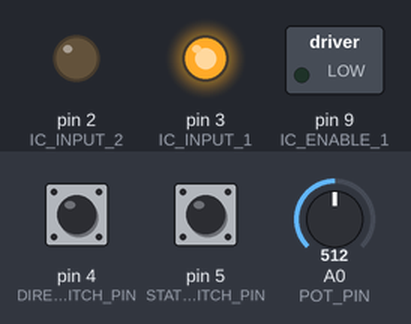
This sketch was run on a simulated Arduino Uno, built with avr-gcc and run on an emulated ATmega328P. Parts: switched loads named in the sketch (green lamp = pin HIGH), output pins drawn as LEDs (lit = HIGH). The inputs (shaded band) are chosen by the test bench; at power-on: pin 4 (DIRECTION_SWITCH_PIN) LOW, pin 5 (STATE_SWITCH_PIN) LOW, A0 (POT_PIN) = 512.

Above: at 1.2 s.
1.3 s: pin 4 (DIRECTION_SWITCH_PIN) pulled HIGH for 0.15 s
At 2.2 s:
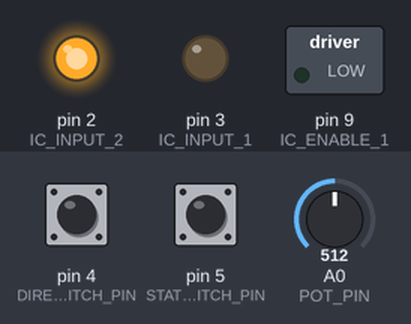
2.9 s: pin 5 (STATE_SWITCH_PIN) pulled HIGH for 0.15 s
At 3.4 s:
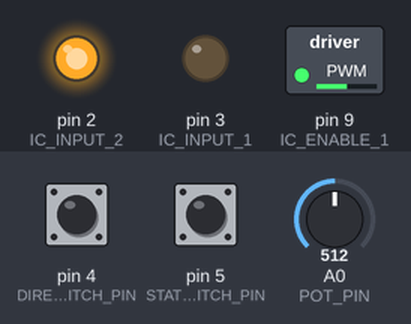
4.5 s: A0 (POT_PIN) set to 716
At 5.7 s:
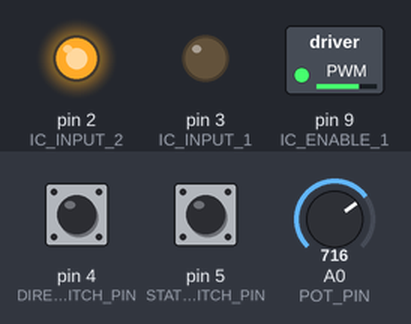
6.0 s: A0 (POT_PIN) set to 900
At 7.0 s:
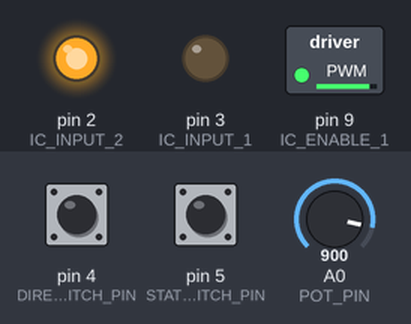
7.5 s: pin 4 (DIRECTION_SWITCH_PIN) pulled HIGH for 1 s
At 8.1 s:
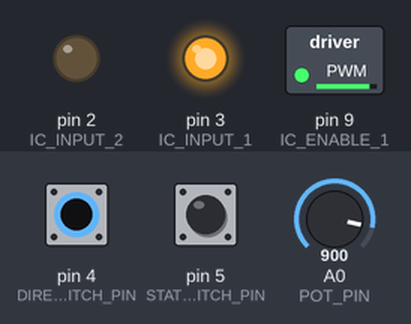
10.0 s: A0 (POT_PIN) set to 511
At 11.2 s:
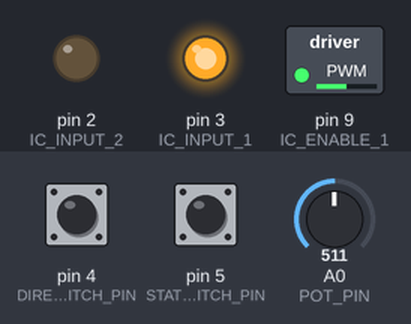
Timing chart, 0 to 12.5 s (numbered marks = the images above; inputs shaded):
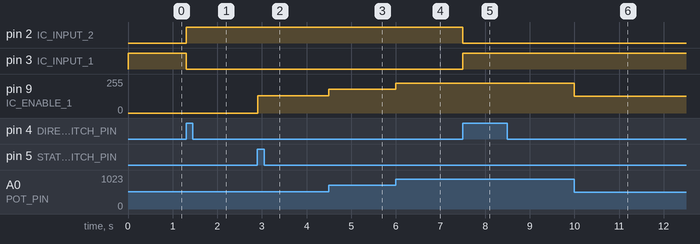

The sketch:

zoetrope.ino
```cpp
/**
 * @file     zoetrope.ino
 * @author   Phi Luu
 * @date     August 21, 2016
 *
 * @brief    Arduino Projects Book - Project 10: Zoetrope
 *
 * @section  DESCRIPTION
 *
 * Controls the speed and the direction of the DC motor using two switches and
 * a potentiometer.
 */

// Required hardware I/O connections
const byte POT_PIN = A0;             // connect potentiometer to A0
const byte IC_INPUT_1 = 3;           // connect IC Input1 to ~3
const byte IC_INPUT_2 = 2;           // connect IC Input2 to 2
const byte IC_ENABLE_1 = 9;          // connect IC Enable1 t ~9
const byte DIRECTION_SWITCH_PIN = 4; // connect direction switch to 4
const byte STATE_SWITCH_PIN = 5;     // connect state switch to ~5

// Global variables
byte state_switch_val = 0;           // state switch
byte direction_switch_val = 0;       // direction switch
byte prev_state_switch_val = 0;      // previous state switch
byte prev_direction_switch_val = 0;  // previous direction switch
byte motor_is_enabled = 0;           // whether the motor is on/off
byte motor_direction = 0;            // motor direction
unsigned short motor_speed = 0;

void setup() {
    pinMode(DIRECTION_SWITCH_PIN, INPUT);
    pinMode(STATE_SWITCH_PIN, INPUT);
    pinMode(IC_INPUT_1, OUTPUT);
    pinMode(IC_INPUT_2, OUTPUT);
    pinMode(IC_ENABLE_1, OUTPUT);
}

void loop() {
    state_switch_val = digitalRead(STATE_SWITCH_PIN);
    delay(1);
    direction_switch_val = digitalRead(DIRECTION_SWITCH_PIN);
    motor_speed = analogRead(POT_PIN) / 4;

    // process the on/off state of the motor from the state switch
    if (state_switch_val != prev_state_switch_val) {
        if (state_switch_val) {
            motor_is_enabled = !motor_is_enabled;
        }
    }

    // process the direction of the motor from the direction switch
    if (direction_switch_val != prev_direction_switch_val) {
        if (direction_switch_val) {
            motor_direction = !motor_direction;
        }
    }

    // control the direction of the motor using the IC
    if (motor_direction) {
        digitalWrite(IC_INPUT_1, LOW);
        digitalWrite(IC_INPUT_2, HIGH);
    } else {
        digitalWrite(IC_INPUT_1, HIGH);
        digitalWrite(IC_INPUT_2, LOW);
    }

    // control the on/off state of the motor using PWM
    if (motor_is_enabled) {
        analogWrite(IC_ENABLE_1, motor_speed);
    } else {
        analogWrite(IC_ENABLE_1, 0);
    }

    // prep for next inputs
    prev_state_switch_val = state_switch_val;
    prev_direction_switch_val = direction_switch_val;
}
```

Measured:
- after the input at 1.3 s, pin 2 (IC_INPUT_2): LOW → HIGH at once; pin 3 (IC_INPUT_1): HIGH → LOW at once
- after the input at 2.9 s, pin 9 (IC_ENABLE_1): 0/255 → 128/255 at once
- after the input at 4.5 s, pin 9 (IC_ENABLE_1): 128/255 → 179/255 at once
- after the input at 6.0 s, pin 9 (IC_ENABLE_1): 179/255 → 225/255 at once
- after the input at 7.5 s, pin 2 (IC_INPUT_2): HIGH → LOW at once; pin 3 (IC_INPUT_1): LOW → HIGH at once
- after the input at 10.0 s, pin 9 (IC_ENABLE_1): 225/255 → 127/255 at once
